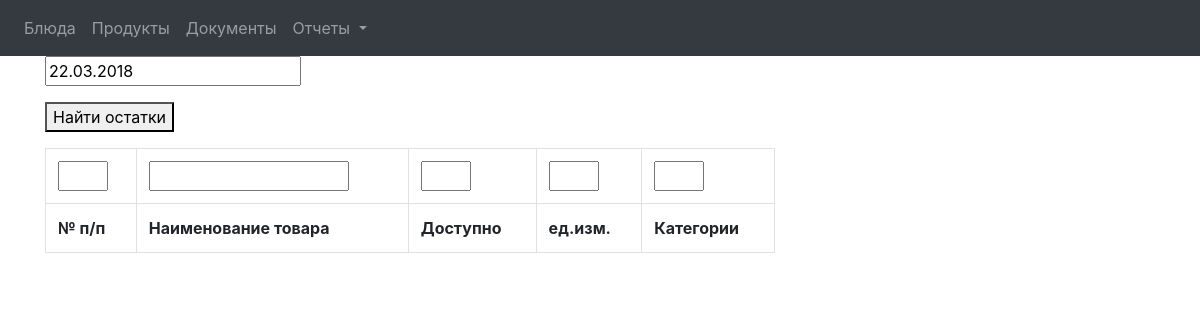
/documents/products_remnants/ (signed in), run on an earlier commit of the app's database.
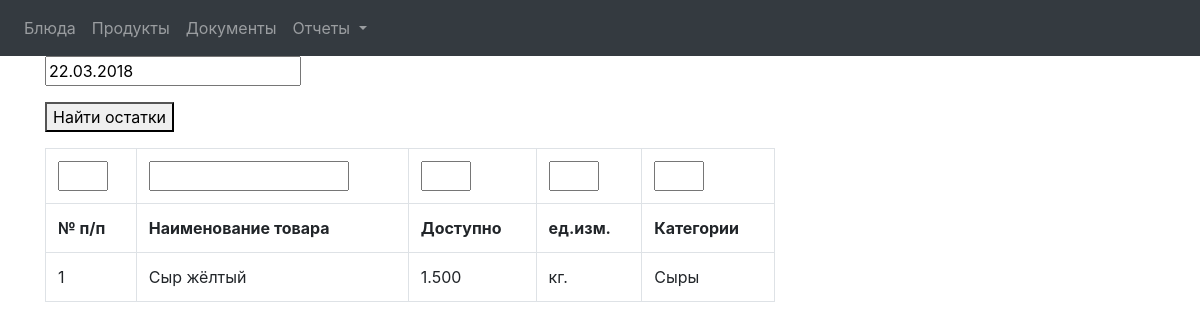
And on a later commit of the database.
### dish_app/models.py (models this page shows, shortened)
class Product(models.Model):
    CHOICE_UNIT = (('1', 'кг.'), ('2', 'гр.'), ('3', 'л.'), ('4', 'мл.'))
    name = models.CharField(max_length=512, blank=False, null=False, verbose_name='Наименование продукта')
    unit = models.CharField(max_length=16, blank=False, null=False, verbose_name='Единица измерения',
                            choices=CHOICE_UNIT)
    category = models.ForeignKey('ProductCategory', blank=False, null=False, on_delete=models.CASCADE,
                                 verbose_name='Наименование категории')
    class Meta:
        verbose_name = 'Продукт'
        verbose_name_plural = "Продукты"
        ordering = ['name']

class ProductCategory(models.Model):
    name = models.CharField(max_length=512, blank=False, null=False, verbose_name='Наименование категории')
    class Meta:
        verbose_name = 'Категория продуктов'
        verbose_name_plural = "Категории продуктов"
        ordering = ['name']
    def __str__(self):
        return '%s' % (self.name)

### documents_app/views.py (the view)
# urls.py: path('products_remnants/', views.products_remnants, name='products_remnants'),
@login_required(login_url='users_app:login')
def products_remnants(request, document_id = None, document_date = date.today().strftime('%d.%m.%Y')):
    print(request.POST, document_id, document_date)
    date_to_filter_fireld = document_date
    document_date = document_date.split('.')
    document_date.reverse()
    document_date = '-'.join(document_date)
    storage_field = DocumentForm()
    movement_entries = MovingProducts.objects.filter(date__lte=document_date)
    products = Product.objects.all()
    remnants_of_products = {}
    for product in products:
        product_id_inloop = product.id
        for product_entry in movement_entries:
            product_count = product_entry.count
            if (product_entry.document.document_type =='1'):
                product_count = product_count * (-1)
            if (product_id_inloop == product_entry.product.id) and (product_entry.operation_status == True):
                if product_id_inloop not in remnants_of_products:
                    remnants_of_products[product_id_inloop] = Decimal(product_count).quantize(Decimal("1.000"))
                else:
                    remnants_of_products[product_id_inloop] += Decimal(product_count).quantize(Decimal("1.000"))
    temp = remnants_of_products
    print(temp)
    remnants_of_products = {}
    for key, value in temp.items():
        if value != Decimal(0):
            remnants_of_products[key] = value
    context = {'products':products, 'remnants_of_products':remnants_of_products, 'document_id':document_id,
               "document_date":document_date, 'date_to_filter_fireld':date_to_filter_fireld,
               'storage_field':storage_field}
    print(remnants_of_products)
    if request.POST.get('ajax'):
        template = get_template('documents_app/reports_remnants.html')
        return HttpResponse(template.render(context, request))
    return render(request, 'documents_app/base_report.html', context)

### documents_app/forms.py
class DocumentForm(forms.ModelForm):
    class Meta:
        model = Document
        fields = '__all__'

### documents_app/templates/documents_app/base_report.html (shortened to what this page needs)
{% extends 'base_app/base.html' %}
{% load staticfiles %}
{% block body %}
<div class="container">
    <div class="row">
        <div class="col-lg-8">
            <form  id='get_remnants_for_input_date' enctype="multipart/form-data" action="{% url 'documents_app:products_remnants' %}" method="post">
                <p><input type="text" name="date_to" value="{{ date_to_filter_fireld}}" id="id_date_to" required=""></p>
                <p><button name="submit">Найти остатки</button></p>
            </form>
           {% include 'documents_app/reports_remnants.html' %}
        </div>
    </div>
</div>
{% endblock %}

### documents_app/templates/documents_app/reports_remnants.html
<div class="table-responsive ">
    <table  id="table" class="table table-bordered">
        <tr id="search_fields">
            <th><input style="width: 50px"></th>
            <th><input style="width: 200px"></th>
            <th><input style="width: 50px"></th>
            <th><input style="width: 50px"></th>
            <th><input style="width: 50px"></th>
        </tr>
        <tr>
            <th>№ п/п</th>
            <th>Наименование товара</th>
            <th>Доступно</th>
            <th>ед.изм.</th>
            <th>Категории</th>
        </tr>
        {% for product in products %}
            {% for id, count in remnants_of_products.items %}
                {% if product.id == id %}
                    <tr>
                        <td>{{ forloop.parentloop.counter }}</td>
                        <td>{{ product.name }}</td>
                        <td>{{ count}}</td>
                        <td>{{ product.get_unit_display}}</td>
                        <td>{{ product.category}}</td>
                    </tr>
                {% endif %}
            {% endfor %}
        {% endfor %}
    </table>
</div>

What changed in the data, as far as the page shows it:
added Product: name "Сыр жёлтый", remnants_of_products "1.500", unit "кг.", category "Сыры"
